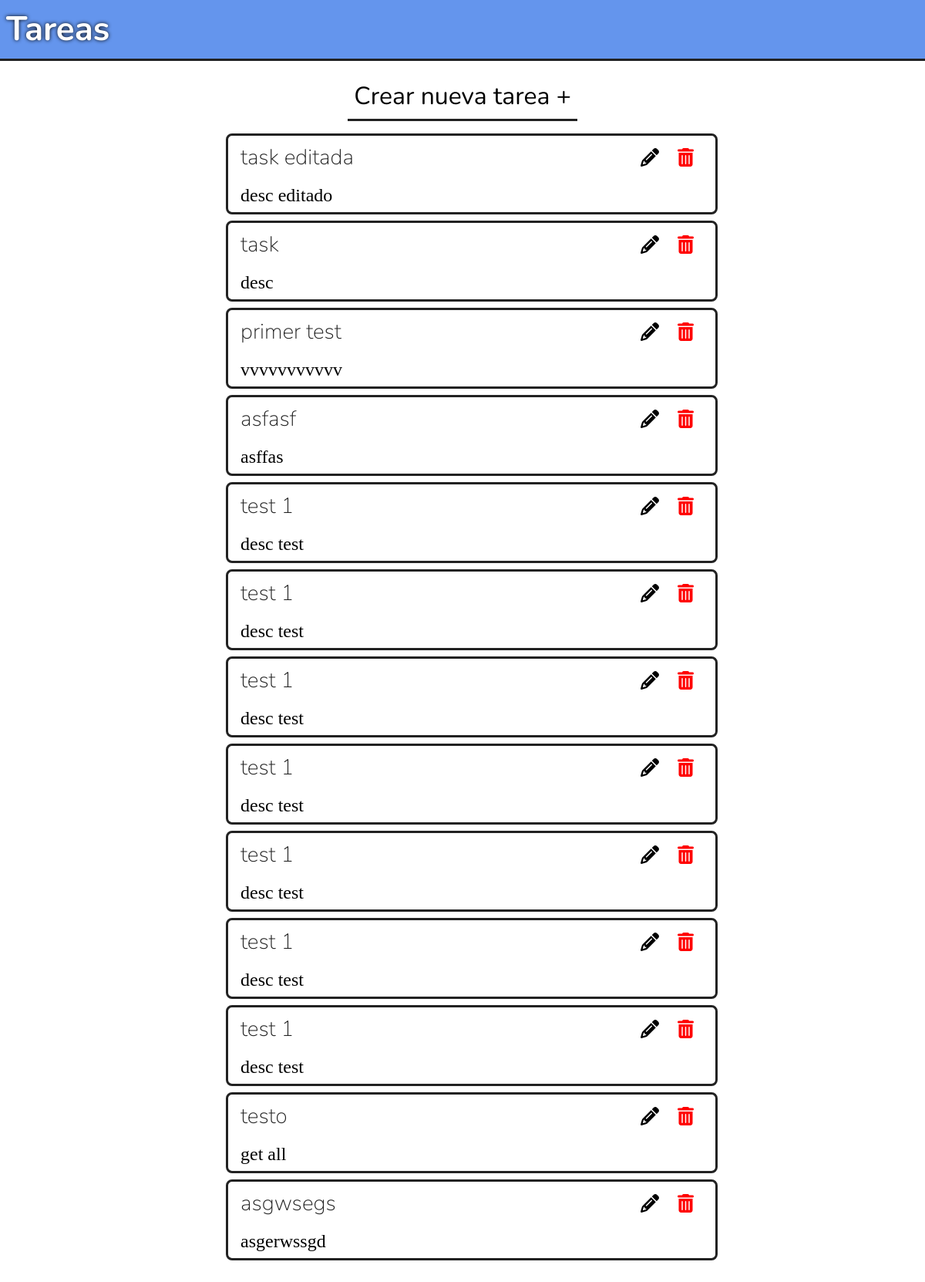
/view_tasks/, run on an earlier commit of the app's database.
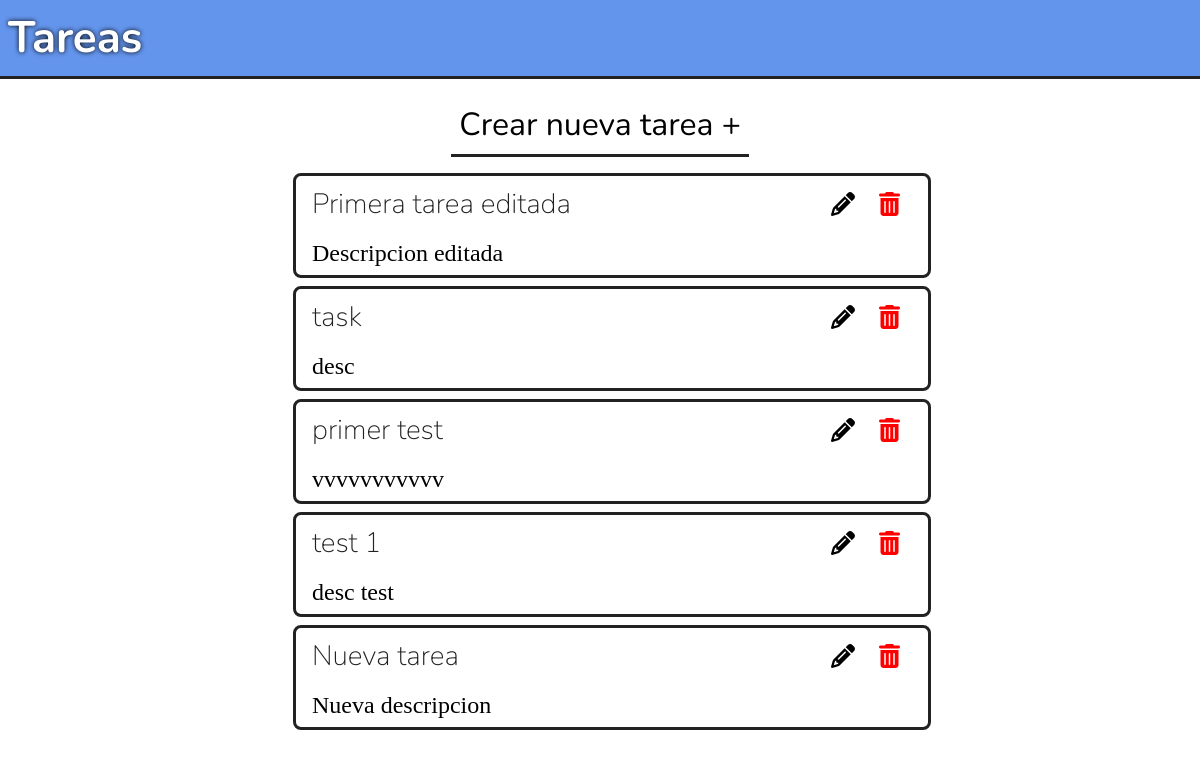
And on a later commit of the database.
### main/models.py (models this page shows, shortened)
class Task(models.Model):
    name = models.CharField(max_length=200)
    description = models.TextField()

### main/views.py (the view)
# urls.py: path('view_tasks/', views.viewTask),
def viewTask(request):
        task = Task.objects.all()
        return render(request, 'viewtasks.html',{
            'task': task
    })

### main/templates/viewtasks.html (shortened to what this page needs)
{% extends 'base.html' %}
{% block content %}
<h1 class="mainTitle">Tareas</h1>
<div class="new"><p class="create">Crear nueva tarea +</p></div>
{% for variable in task %}
<div class="tarea">
    <div class="info">
        <div class="titulo">
            <p class="tituloTarea">{{variable.name}}</p>
            <div class="botones">
                <i class="icon fa-solid fa-pencil"></i>
                <i class="icon fa-solid fa-trash-can"></i>
            </div>
        </div>
        <p class="desc">{{variable.description}}</p>
    </div>
</div>
{% endfor %}
{% endblock %}

### main/templates/base.html (shortened to what this page needs)
{% load static %}
<!DOCTYPE html>
<html lang="es">
<head>
    <link rel="stylesheet" href="{% static 'styles.css' %}">
</head>
<body>
    {% block content %}
    {% endblock %}
</body>
</html>

### main/static/styles.css (style rules this page uses)
* { margin: 0; padding: 0; }
.mainTitle { background-color: cornflowerblue; color: white; text-shadow: 0px 0px 5px #000; border-bottom: 0.4vh solid #222; margin-bottom: 2vh; padding: 1vh; font-size: 5.5vh; font-family: 'Nunito', sans-serif; }
.tarea { display: flex; justify-content: center; align-items: center; margin-bottom: 1vh; }
.titulo { display: flex; justify-content: space-between; align-items: center; position: relative; width: 50vw; padding: 1vh; margin: 0 1vh; }
.info { margin-left: 2vw; border: 0.4vh solid #222; border-radius: 1vh; display: flex; flex-direction: column; }
.tituloTarea { display: flex; flex-wrap: wrap; max-width: 45vw; font-size: 3.5vh; font-family: 'Nunito', sans-serif; font-weight: lighter; color: #222; }
.desc { max-width: 100%; padding: 1vh; margin: 0 1vh; font-size: 3vh; }
.botones { display: flex; justify-content: center; align-items: center; }
.icon { font-size: 3vh; padding: 1vh; margin: 0 0.5vh; transition: all 0.3s; }
.fa-trash-can { color: red; }
.new { font-size: 4vh; display: flex; justify-content: center; align-items: center; font-family: 'Nunito', sans-serif; margin-bottom: 2vh; transition: all 0.3s; }
.new p { transition: all 0.3s; max-width: 100vw; padding: 1vh; border-bottom: 0.4vh solid #222; }

What changed in the data, as far as the page shows it:
removed Task: name "asfasf", description "asffas"
removed Task: name "test 1", description "desc test"
removed Task: name "test 1", description "desc test"
removed Task: name "test 1", description "desc test"
removed Task: name "test 1", description "desc test"
removed Task: name "test 1", description "desc test"
removed Task: name "test 1", description "desc test"
removed Task: name "testo", description "get all"
removed Task: name "asgwsegs", description "asgerwssgd"
changed Task: name "task editada" → "Primera tarea editada"; description "desc editado" → "Descripcion editada"
added Task: name "Nueva tarea", description "Nueva descripcion"
